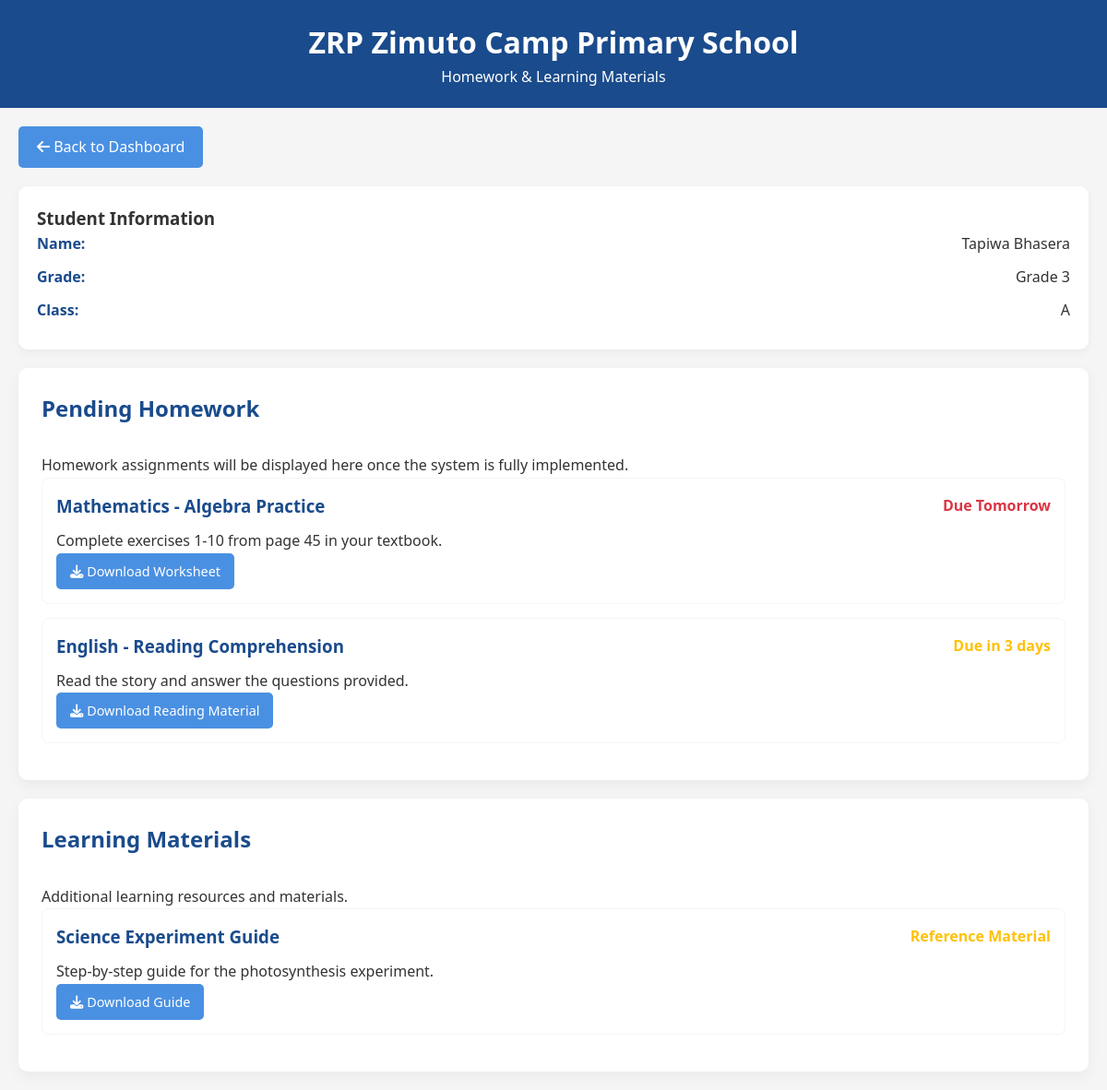
Screenshot of /student/homework/ (signed in) with the database file from the repository.
### students/models.py (models this page shows, shortened)
class Student(models.Model):
    user = models.OneToOneField(settings.AUTH_USER_MODEL, on_delete=models.CASCADE)
    grade = models.ForeignKey(Grade, on_delete=models.CASCADE)
    class_room = models.ForeignKey(ClassRoom, on_delete=models.CASCADE, null=True, blank=True)

### accounts/models.py (models this page shows)
class User(AbstractUser):
    ROLE_CHOICES = [
        ('admin', 'Admin'),
        ('teacher', 'Teacher'),
        ('student', 'Student'),
    ]
    email = models.EmailField(unique=True)
    role = models.CharField(max_length=10, choices=ROLE_CHOICES, default='student')
    USERNAME_FIELD = 'email'
    REQUIRED_FIELDS = ['username']  # or remove username
    class Meta:
        swappable = 'AUTH_USER_MODEL'

### classes/models.py (models this page shows, shortened)
class Grade(models.Model):
    name = models.CharField(max_length=20, unique=True)  # e.g., ECD A, Grade 1, etc.

class ClassRoom(models.Model):
    name = models.CharField(max_length=10)  # e.g., A, B, C
    grade = models.ForeignKey(Grade, on_delete=models.CASCADE, related_name='classrooms')

### accounts/views.py (the view)
# urls.py: path('student/homework/', views.student_homework, name='student_homework'),
def student_homework(request):
    if not request.user.is_authenticated or request.user.role != 'student':
        return redirect('login')
    try:
        student = Student.objects.get(user=request.user)
    except Student.DoesNotExist:
        student = None
    return render(request, 'student/homework.html', {'student': student})

### templates/student/homework.html (shortened to what this page needs)
<!DOCTYPE html>
<html lang="en">
<head>
    <link rel="stylesheet" href="https://cdnjs.cloudflare.com/ajax/libs/font-awesome/6.4.0/css/all.min.css">
</head>
<body>
    <div class="header">
        <h1>ZRP Zimuto Camp Primary School</h1>
        <p>Homework & Learning Materials</p>
    </div>
    <div class="container">
        <a href="{% url 'student_dashboard' %}" class="back-link"><i class="fas fa-arrow-left"></i> Back to Dashboard</a>
        <div class="student-info">
            <h3>Student Information</h3>
            {% if student %}
                <div class="info-item">
                    <strong>Name:</strong>
                    <span>{{ student.user.first_name }} {{ student.user.last_name }}</span>
                </div>
                <div class="info-item">
                    <strong>Grade:</strong>
                    <span>{{ student.grade.name }}</span>
                </div>
                {% if student.class_room %}
                <div class="info-item">
                    <strong>Class:</strong>
                    <span>{{ student.class_room.name }}</span>
                </div>
                {% endif %}
            {% else %}
                <p>No student profile found.</p>
            {% endif %}
        </div>
        <div class="card">
            <h2 class="section-title">Pending Homework</h2>
            <p>Homework assignments will be displayed here once the system is fully implemented.</p>
            <div class="homework-item">
                <div class="homework-header">
                    <h3 class="homework-title">Mathematics - Algebra Practice</h3>
                    <span class="homework-due danger">Due Tomorrow</span>
                </div>
                <p>Complete exercises 1-10 from page 45 in your textbook.</p>
                <a href="#" class="download-btn"><i class="fas fa-download"></i> Download Worksheet</a>
            </div>
            <div class="homework-item">
                <div class="homework-header">
                    <h3 class="homework-title">English - Reading Comprehension</h3>
                    <span class="homework-due warning">Due in 3 days</span>
                </div>
                <p>Read the story and answer the questions provided.</p>
                <a href="#" class="download-btn"><i class="fas fa-download"></i> Download Reading Material</a>
            </div>
        </div>
        <div class="card">
            <h2 class="section-title">Learning Materials</h2>
            <p>Additional learning resources and materials.</p>
            <div class="homework-item">
                <div class="homework-header">
                    <h3 class="homework-title">Science Experiment Guide</h3>
                    <span class="homework-due">Reference Material</span>
                </div>
                <p>Step-by-step guide for the photosynthesis experiment.</p>
                <a href="#" class="download-btn"><i class="fas fa-download"></i> Download Guide</a>
            </div>
        </div>
    </div>
</body>
</html>

### templates/student/homework.html (style rules this page uses)
* { margin: 0; padding: 0; box-sizing: border-box; font-family: 'Segoe UI', Tahoma, Geneva, Verdana, sans-serif; }
:root { --primary-blue: #1a4b8c; --accent-blue: #4a90e2; --white: #ffffff; --light-gray: #f5f5f5; --text-dark: #333333; --success: #28a745; --warning: #ffc107; --danger: #dc3545; }
body { background-color: var(--light-gray); color: var(--text-dark); line-height: 1.6; }
.header { background-color: var(--primary-blue); color: var(--white); padding: 20px; text-align: center; }
.container { max-width: 1200px; margin: 20px auto; padding: 0 20px; }
.back-link { display: inline-block; margin-bottom: 20px; padding: 10px 20px; background: var(--accent-blue); color: white; text-decoration: none; border-radius: 5px; }
.card { background: var(--white); padding: 25px; border-radius: 10px; box-shadow: 0 5px 15px rgba(0,0,0,0.05); margin-bottom: 20px; }
.section-title { color: var(--primary-blue); margin-bottom: 20px; font-size: 1.5rem; padding-bottom: 10px; border-bottom: 2px solid var(--light-blue); }
.homework-item { border: 1px solid var(--light-gray); border-radius: 8px; padding: 15px; margin-bottom: 15px; }
.homework-header { display: flex; justify-content: space-between; align-items: center; margin-bottom: 10px; }
.homework-title { color: var(--primary-blue); font-weight: 600; }
.homework-due { color: var(--warning); font-weight: 600; }
.homework-due.danger { color: var(--danger); }
.download-btn { display: inline-block; padding: 8px 15px; background: var(--accent-blue); color: white; text-decoration: none; border-radius: 5px; font-size: 0.9rem; }
.student-info { background: var(--white); padding: 20px; border-radius: 10px; margin-bottom: 20px; box-shadow: 0 3px 10px rgba(0,0,0,0.05); }
.info-item { margin-bottom: 10px; display: flex; justify-content: space-between; }
.info-item strong { color: var(--primary-blue); }

### rows the page displays
Student: user.first_name "Tapiwa", user.last_name "Bhasera", grade.name "Grade 3", class_room.name "A"
